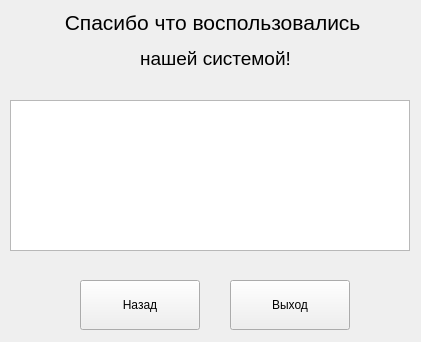
<?xml version="1.0" encoding="UTF-8"?>
<ui version="4.0">
 <class>finish</class>
 <widget class="QWidget" name="finish">
  <property name="geometry">
   <rect>
    <x>0</x>
    <y>0</y>
    <width>421</width>
    <height>342</height>
   </rect>
  </property>
  <property name="windowTitle">
   <string>Form</string>
  </property>
  <widget class="QPushButton" name="Exit">
   <property name="geometry">
    <rect>
     <x>230</x>
     <y>280</y>
     <width>120</width>
     <height>50</height>
    </rect>
   </property>
   <property name="text">
    <string>Выход</string>
   </property>
  </widget>
  <widget class="QPushButton" name="Back">
   <property name="geometry">
    <rect>
     <x>80</x>
     <y>280</y>
     <width>120</width>
     <height>50</height>
    </rect>
   </property>
   <property name="text">
    <string>Назад</string>
   </property>
  </widget>
  <widget class="QLabel" name="finishLbl1">
   <property name="geometry">
    <rect>
     <x>60</x>
     <y>0</y>
     <width>311</width>
     <height>81</height>
    </rect>
   </property>
   <property name="text">
    <string>&lt;html&gt;&lt;head/&gt;&lt;body&gt;&lt;p align=&quot;center&quot;&gt;&lt;span style=&quot; font-size:16pt;&quot;&gt;Спасибо что воспользовались &lt;/span&gt;&lt;/p&gt;&lt;p align=&quot;center&quot;&gt;&lt;span style=&quot; font-size:14pt;&quot;&gt;нашей системой!&lt;/span&gt;&lt;/p&gt;&lt;/body&gt;&lt;/html&gt;</string>
   </property>
  </widget>
  <widget class="QTextEdit" name="textEdit">
   <property name="geometry">
    <rect>
     <x>10</x>
     <y>100</y>
     <width>400</width>
     <height>151</height>
    </rect>
   </property>
   <property name="html">
    <string>&lt;!DOCTYPE HTML PUBLIC &quot;-//W3C//DTD HTML 4.0//EN&quot; &quot;http://www.w3.org/TR/REC-html40/strict.dtd&quot;&gt;
&lt;html&gt;&lt;head&gt;&lt;meta name=&quot;qrichtext&quot; content=&quot;1&quot; /&gt;&lt;style type=&quot;text/css&quot;&gt;
p, li { white-space: pre-wrap; }
&lt;/style&gt;&lt;/head&gt;&lt;body style=&quot; font-family:'MS Shell Dlg 2'; font-size:8.25pt; font-weight:400; font-style:normal;&quot;&gt;
&lt;p style=&quot;-qt-paragraph-type:empty; margin-top:0px; margin-bottom:0px; margin-left:0px; margin-right:0px; -qt-block-indent:0; text-indent:0px;&quot;&gt;&lt;br /&gt;&lt;/p&gt;&lt;/body&gt;&lt;/html&gt;</string>
   </property>
  </widget>
 </widget>
 <resources/>
 <connections/>
</ui>
